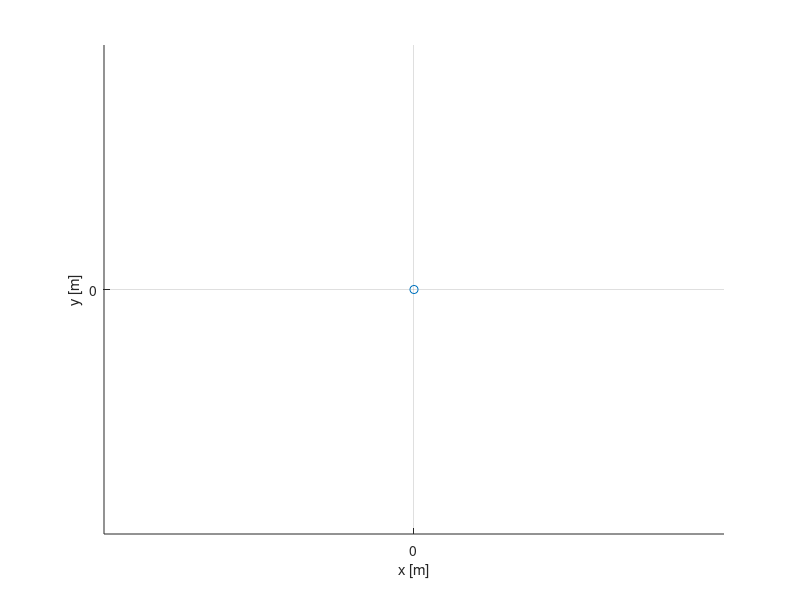

The MATLAB source for this figure: (Note: this script raises an error after producing the figure.)
clc
global l1 l3
load ve.mat
s = ans';
t =  s(:,1);
q1 = s(:,2);
q2 = s(:,3);
q3 = s(:,4);

figure(1); clf;
xlabel ('x [m]');
ylabel ('y [m]');
hold on; grid on;
axis equal;    % đảm bảo x,y tỷ lệ 1:1

for i = 1:20:length(t)
    O0x = 0;  O0y = 0;

    O1x = l1*cos(q1(i));
    O1y = l1*sin(q1(i));

    O2x = q2(i)*sin(q1(i)) + l1*cos(q1(i));
    O2y = -q2(i)*cos(q1(i)) + l1*sin(q1(i));

    O3x = l3*sin(q1(i)+q3(i)) + q2(i)*sin(q1(i)) + l1*cos(q1(i));
    O3y = -l3*cos(q1(i)+q3(i)) - q2(i)*cos(q1(i)) + l1*sin(q1(i));

    xA = [O0x , O1x , O2x , O3x];
    yA = [O0y , O1y , O2y , O3y];

    plot(xA, yA, 'k-');
    scatter(O0x,O0y,'k+');
    scatter(O1x,O1y,'bl.');
    scatter(O2x,O2y,'r.');
    scatter(O3x,O3y,'k.');
    drawnow;
end
